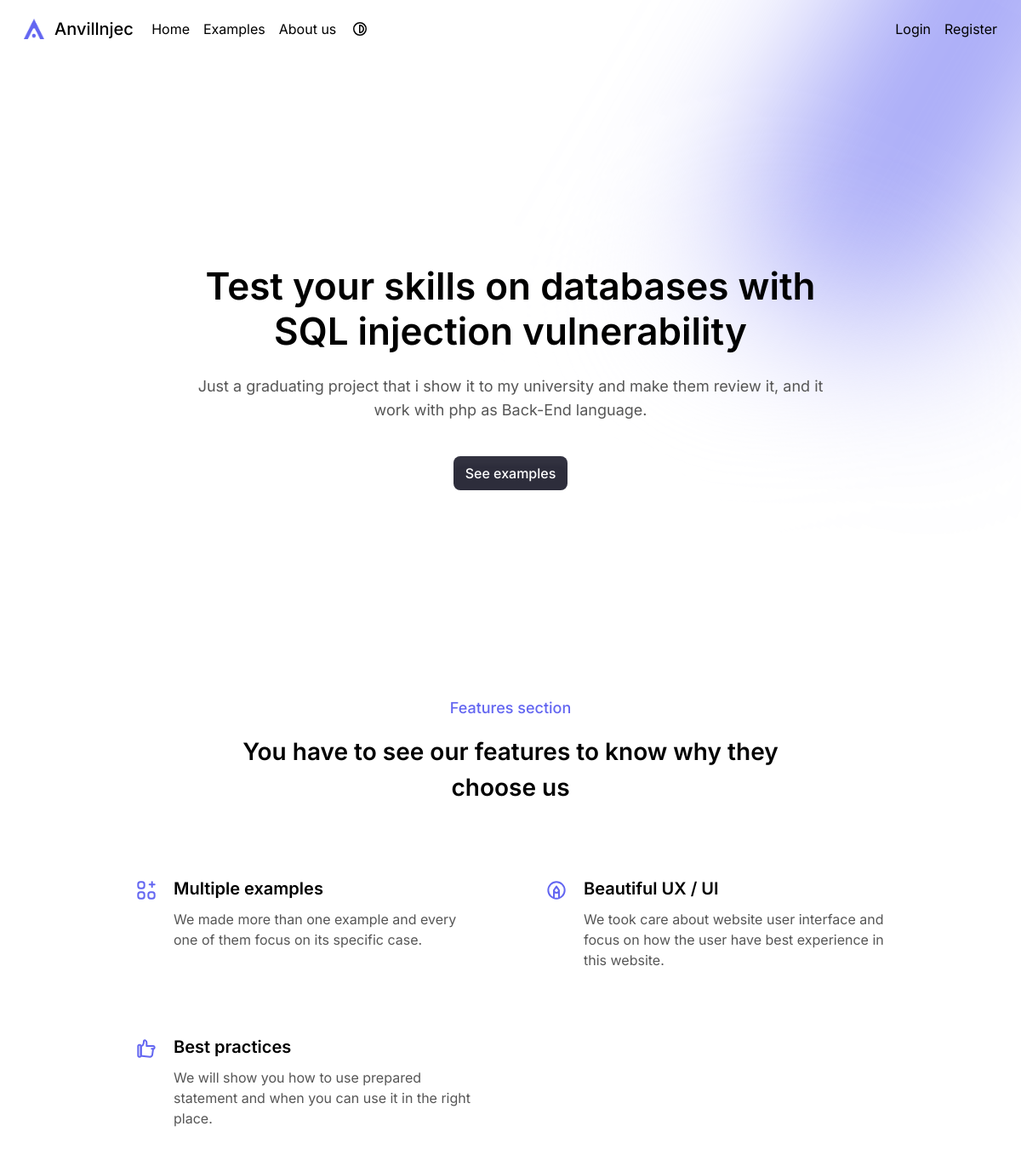
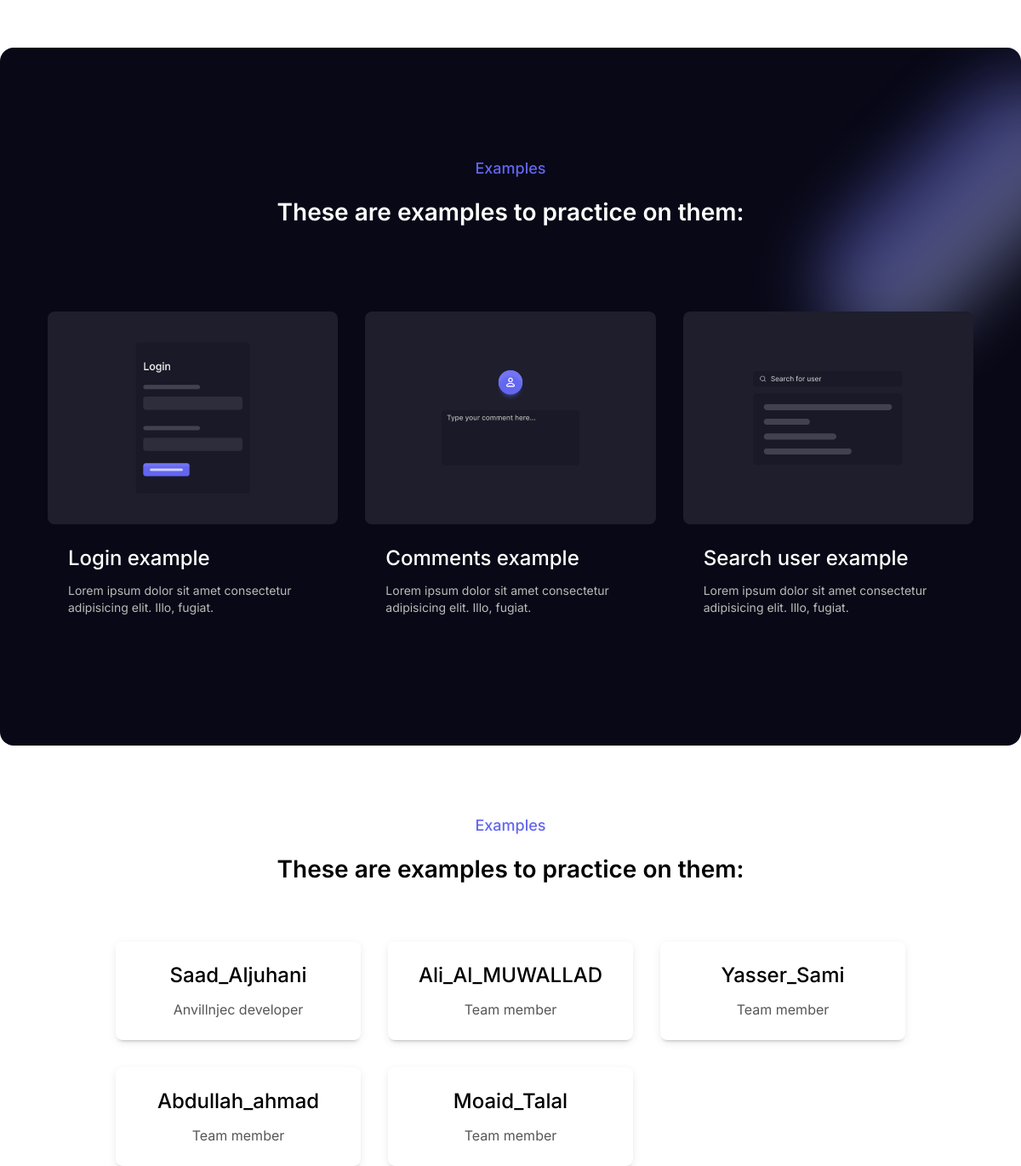
The page / on the database its author committed (2 pictures, top to bottom).
### tables this page shows
CREATE TABLE `users` (
  `id` int NOT NULL,
  `username` text NOT NULL,
  `password` text NOT NULL,
  `bio` varchar(128) DEFAULT NULL,
  `role` varchar(128) NOT NULL DEFAULT 'user'
);

### config/config.php (called while the page is built)
<?php
$config = [
    'app_name' => 'Anvillnjec',
    'app_lang' => 'en',
    'app_dir' => 'ltr',
    'app_assets' => '/anvillnjec/assets/',
    'db_host' => 'localhost',
    'db_username' => 'root',
    'db_password' => '',
    'db_name' => 'anvillnjec_db'
];

### index.php (the view, shortened to what this page needs)
<?php
    require_once __DIR__ . '/templates/header.php';
    $stmt = $mysqli -> query("SELECT * FROM `users`;");
    $users = $stmt -> fetch_all(MYSQLI_ASSOC);
?>
    <div class="absolute -z-10 top-0 left-0 w-full h-full overflow-hidden">
        <div class="relative">
            <div class="absolute scale-50 md:scale-[unset] origin-right w-[274.95px] h-[734.61px] rotate-[30deg] *:inline-block -top-[250.97px] right-[78.02px] -z-10">
                <div class="relative *:absolute left-2/4 -translate-x-2/4 blur-[99.30000305175781px]">
                    <span class="w-14 h-[734.61px] bg-white-50 mix-blend-plus-lighter z-[1]"></span>
                    <span class="w-44 h-[629.85px] bg-primary-500 opacity-60 z-[2]"></span>
                    <span class="w-72 h-[629.85px] bg-primary-500 opacity-30 z-[3]"></span>
                </div>
            </div>
        </div>
    </div>
    <section class="container-full overflow-x-hiddenr h-[750px] relative grid place-items-center px-5 md:px-20 z-10">
        <div class="max-w-[750px] text-center">
            <h1 class="text-4xl md:text-[44px] font-semibold leading-tight md:leading-[53px]">Test your skills on databases with SQL injection vulnerability</h1>
            <p class="text-lg text-dimmed mt-4 md:mt-6">Just a graduating project that i show it to my university and make them review it, and it work with php as Back-End language.</p>
            <div class="grid sm:flex *:w-full sm:*:w-auto items-center justify-center gap-4 sm:gap-6 mt-10">
                <a href="#examples" class="button bg-midnight-700 text-white-50 hover:bg-midnight-600 px-3.5 shadow-[0px_10px_5px_0px_rgba(97,97,111,0.10)_inset] dark:shadow-[0px_4px_6px_-5px_#282836,_0px_8px_6px_-2px_rgba(40,40,54,0.20),0px_10px_5px_0px_rgba(97,97,111,0.10)_inset]">See examples</a>
            </div>
        </div>
    </section>
    <section class="container">
         <div class="section-title-parent">
            <p class="section-title">Features section</p>
            <h1 class="section-description">You have to see our features to know why they choose us</h1>
         </div>
         <div class="grid grid-cols-1 md:grid-cols-2 gap-9 *:flex *:gap-4 *:p-5 mt-16">
            <div>
                <div>
                    <h2 class="text-xl font-semibold">Multiple examples</h2>
                    <p class="text-dimmed mt-2.5">We made more than one example and every one of them focus on its specific case.</p>
                </div>
            </div>
            <div>
                <div>
                    <h2 class="text-xl font-semibold">Beautiful UX / UI</h2>
                    <p class="text-dimmed mt-2.5">We took care about website user interface and focus on how the user have best experience in this website.</p>
                </div>
            </div>
            <div>
                <div>
                    <h2 class="text-xl font-semibold">Best practices</h2>
                    <p class="text-dimmed mt-2.5">We will show you how to use prepared statement and when you can use it in the right place.</p>
                </div>
            </div>
         </div>
    </section>
    <section id="examples" class="container-full z-10 overflow-hidden relative md:px-14 dark:*:text-white-50 dark bg-midnight-950 dark:bg-[#0F0F1D] py-32 mt-20 rounded-lg">
        <div class="absolute top-0 right-0 rotate-45 -z-10">
            <span class="inline-block h-96 w-40 blur-2xl opacity-45 bg-gradient-to-r from-primary-500 to-primary-200 rounded-full"></span>
        </div>
        <div class="section-title-parent">
            <p class="section-title">Examples</p>
            <h1 class="section-description">These are examples to practice on them:</h1>
         </div>
        <div class="grid grid-cols-1 gap-8 md:grid-cols-3 mt-24">
            <a href="login.php" class="card bg-transparent dark:bg-transparent dark:hover:bg-midnight-800 hover:bg-midnight-900">
                <img src="<?= $config['app_assets'] . 'images/login.png' ?>" alt="Login example" class="object-cover rounded h-[250px] w-full">
                <div class="card-content">
                    <h2 class="card-title text-2xl">Login example</h2>
                    <p class="text-sm text-dimmed mt-3">Lorem ipsum dolor sit amet consectetur adipisicing elit. Illo, fugiat.</p>
                </div>
            </a>
            <a href="comments.php" class="card bg-transparent dark:bg-transparent dark:hover:bg-midnight-800 hover:bg-midnight-900">
                <img src="<?= $config['app_assets'] . 'images/comments.png' ?>" alt="Login example" class="object-cover rounded h-[250px] w-full">
                <div class="card-content">
                    <h2 class="card-title text-2xl">Comments example</h2>
                    <p class="text-sm text-dimmed mt-3">Lorem ipsum dolor sit amet consectetur adipisicing elit. Illo, fugiat.</p>
                </div>
            </a>
            <a href="user-search.php" class="card bg-transparent dark:bg-transparent dark:hover:bg-midnight-800 hover:bg-midnight-900">
                <img src="<?= $config['app_assets'] . 'images/search_user.png' ?>" alt="Login example" class="object-cover rounded h-[250px] w-full">
                <div class="card-content">
                    <h2 class="card-title text-2xl">Search user example</h2>
                    <p class="text-sm text-dimmed mt-3">Lorem ipsum dolor sit amet consectetur adipisicing elit. Illo, fugiat.</p>
                </div>
            </a>
        </div>
    </section>
     <section class="container mt-20">
        <div class="section-title-parent">
            <p class="section-title">Examples</p>
            <h1 class="section-description">These are examples to practice on them:</h1>
         </div>
        <div class="grid grid-cols-1 md:grid-cols-3 gap-8 mt-16">
            <?php foreach($users as $user){ ?>
                <div class="card">
                    <div class="card-content text-center">
                        <h1 class="card-title text-2xl"><?= $user['username'] ?></h1>
                        <p class="text-dimmed mt-3"><?= $user['bio'] ?></p>
                    </div>
                </div>
            <?php } ?>
        </div>
     </section>
<?php
    require_once __DIR__ . '/templates/footer.php';
?>

### templates/header.php (shortened to what this page needs)
<?php
    require_once __DIR__ . '/../config/db-connection.php';
?>
<!DOCTYPE html>
<html lang="<?= $config['app_lang'] ?>" dir="<?= $config['app_dir'] ?>">
<head>
    <link rel="stylesheet" href="<?= $config['app_assets'] . 'css/tailwind.css' ?>">
</head>
<body>
    <nav class="navbar">
        <a href="index.php" class="navbar-title">
            <img src="<?= $config['app_assets'] . 'images/logo.png' ?>" alt="Logo" class="size-6 inline-block">
            <?= $config['app_name'] ?>
        </a>
        <div id="main-navbar" class="navbar-collapse">
            <div class="navbar-list">
                <a href="#" class="navbar-link">Home</a>
                <a href="#" class="navbar-link">Examples</a>
                <a href="#" class="navbar-link">About us</a>
                <button id="theme-toggler" class="navbar-link p-0 me-auto">
                </button>
            </div>
            <div class="navbar-list md:ms-auto">
                <?php if(isset($_SESSION['user'])){ ?>
                    <a href="#" class="navbar-link"><?= $_SESSION['user']['username'] ?></a>
                    <a href="logout.php" class="navbar-link">Logout</a>
                <?php } else { ?>
                    <a href="login.php" class="navbar-link">Login</a>
                    <a href="register.php" class="navbar-link">Register</a>
                <?php } ?>
            </div>
        </div>
    </nav>

### templates/footer.php (shortened to what this page needs)
</body>
</html>

### rows shown on the page
users: username "Saad_Aljuhani", bio "Anvillnjec developer"
users: username "Ali_Al_MUWALLAD", bio "Team member"
users: username "Yasser_Sami", bio "Team member"
users: username "Abdullah_ahmad", bio "Team member"
users: username "Moaid_Talal", bio "Team member"

### other values the page prints
$config['app_name'] "Anvillnjec"
